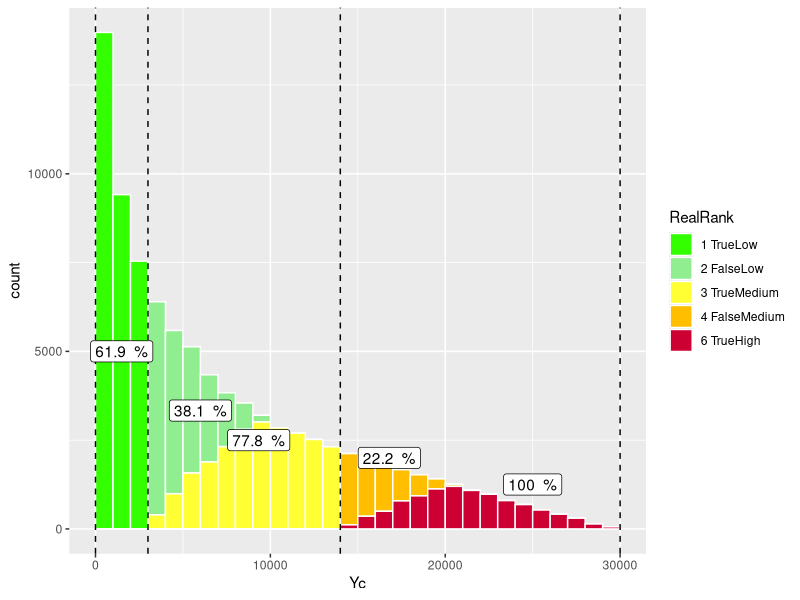

Reproduce this figure in R.
# ISACA example improved with weak consistency rules 
library(ggplot2) 
 
n <- 10000            #iterations 
lp <- c(0, 0.3)       #low probability range
li <- c(0, 10000)     #low impact range
mp <- c(0.3, 0.7)     #medium probability range   
mi <- c(10000, 20000) #medium impact range
hp <- c(0.7, 1.0)     #high probability range   
hi <- c(20000,30000)  #high impact range

slp = runif(n, min(lp), max(lp))   #random numbers in low probability range 
sli = runif(n, min(li), max(li))   #random numbers in low impact range
smp = runif(n, min(mp), max(mp))   #random numbers in med probability range 
smi = runif(n, min(mi), max(mi))   #random numbers in med impact range
shp = runif(n, min(hp), max(hp))   #random numbers in high probability range 
shi = runif(n, min(hi), max(hi))   #random numbers in highimpact range

LowestLow = min(lp) * min(li)
HighestLow = max(lp) * max(li)
LowestMed = min(mp) * min(mi)
HighestMed = max(mp) * max(mi)
LowestHig = min(hp) * min(hi)
HighestHig = max(hp) * max(hi)




lr = c(slp*sli, slp*smi, slp*shi, smp*sli, shp*sli)  #low risks defined as green region in risk matrix and its possible variants, R=P*I
mr = c(smp*smi, smp*shi, shp*smi)  #med risks defined as amber region in risk matrix and its possible variants, R=P*I
hr = c(shp*shi)                    #high risks defined as red region in risk matrix and its possible variants, R=P*I

dlr = data.frame(x=lr)             #data frame with low risks and label "Low"
dlr$risk = "Low"
dlr$lowest = LowestLow
dlr$highest = HighestLow
dlr$Confidence <- ifelse(dlr$x >= dlr$lowest & dlr$x <= dlr$highest, "In", "Out")
dlr$RealRank <- ifelse(dlr$Confidence == "In", "1 TrueLow", "2 FalseLow")


dmr = data.frame(x=mr)             #data frame with medium risks and label "Med"  
dmr$risk = "Med"
dmr$lowest = LowestMed
dmr$highest = HighestMed
dmr$Confidence <- ifelse(dmr$x >= dmr$lowest & dmr$x <= dmr$highest, "In", "Out")
dmr$RealRank <- ifelse(dmr$Confidence == "In", "3 TrueMedium", "4 FalseMedium")


dhr = data.frame(x=hr)             #data frame with high risks and label "High"  
dhr$risk = "High"
dhr$lowest = LowestHig
dhr$highest = HighestHig
dhr$Confidence <- ifelse(dhr$x >= dhr$lowest & dhr$x <= dhr$highest, "In", "Out")
dhr$RealRank <- ifelse(dhr$Confidence == "In", "6 TrueHigh", "5 FalseHigh")

risk_thresholds <- c(0, HighestLow, LowestMed, HighestMed, LowestHig, HighestHig)

df = rbind(dlr, dmr, dhr)          #bind all data data frames into one dataset

risk_confidence_table <- table(df$risk, df$Confidence)
#risk_confidence_proportions <- prop.table(risk_confidence_table, margin = 1) * 100
risk_confidence_proportions <- round(prop.table(risk_confidence_table, margin = 1) * 100, 1)


#ggplot() + geom_histogram(data = df, aes(x=x, y=..count..,fill=risk),
#colour="white", binwidth = 1000)+
#scale_fill_manual(values = c("#CC0033","#33FF00", "#FFFF33")) + xlab(label = "Yc") 

ggplot() + geom_histogram(data = df, aes(x=x, y=..count..,fill=RealRank),
colour="white", binwidth = 1000, boundary = 0)+
  scale_fill_manual(values = c("2 FalseLow" = "#90EE90", 
                               "1 TrueLow" = "#33FF00", 
                               "3 TrueMedium" = "#FFFF33", 
                               "4 FalseMedium" = "#FFBF00", 
                               "5 FalseHigh" = "#FF6666", 
                               "6 TrueHigh" = "#CC0033")
                    ) + 
  geom_vline(xintercept = risk_thresholds, linetype = "dashed", color = "black") +
  xlab(label = "Yc") +
  annotate(geom="label", x=HighestLow/2, y=n/2, label=paste(risk_confidence_proportions["Low","In"]," %"),
             color="black") +
  annotate(geom="label", x=HighestLow*2, y=n/3, label=paste(risk_confidence_proportions["Low","Out"]," %"),
           color="black") +
  annotate(geom="label", x=HighestMed/1.5, y=n/4, label=paste(risk_confidence_proportions["Med","In"]," %"),
           color="black") +
  annotate(geom="label", x=HighestMed*1.2, y=n/5, label=paste(risk_confidence_proportions["Med","Out"]," %"),
           color="black") +
  annotate(geom="label", x=HighestHig/1.2, y=n/8, label=paste(risk_confidence_proportions["High","In"]," %"),
           color="black") #+
  #annotate(geom="label", x=HighestHig*2, y=n/6, label=paste(risk_confidence_proportions["High","Out"]," %")
  #         color="black")
  
  
  
#labels=c('FalseLow', 'TrueLow', 'FalseMedium', 'TrueMedium','FalseHigh', 'TrueHigh'


                          